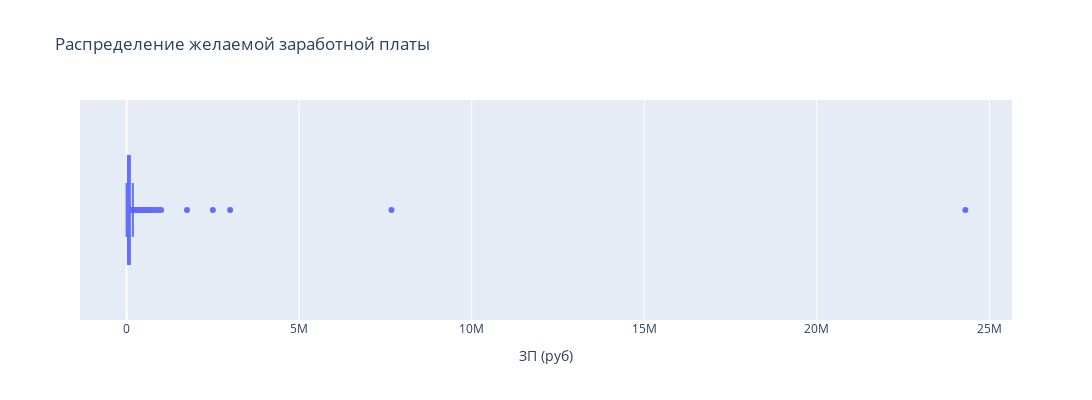

Write notebook code for a chart like this one.
### Code cell
# дополнительно, для интерактивного взаимодейсвтия, построим коробчатую диаграмму с помощью библиотеки Plotly Express
fig = px.box(hh_data,
             x='ЗП (руб)',
             height=400,
             width=1250,
             title='Распределение желаемой заработной платы'
             )
display(fig)

# копия в html-формате находится в папке data
fig.write_html("data/salary_plotly_box.html")

### Figure 1 — Plotly figure (JSON) as saved in the notebook; plotly's stock layout.template omitted (floating-point values rounded to 4 significant figures; data arrays with more than 128 entries replaced by an {"elided": "..."} marker saying what was removed)
{"data": [{"alignmentgroup": "True", "hovertemplate": "ЗП (руб)=%{x}<extra></extra>", "legendgroup": "", "marker": {"color": "#636efa"}, "name": "", "notched": false, "offsetgroup": "", "orientation": "h", "showlegend": false, "type": "box", "x": {"elided": "44744 float values"}, "x0": " ", "xaxis": "x", "y0": " ", "yaxis": "y"}], "layout": {"boxmode": "group", "height": 400, "legend": {"tracegroupgap": 0}, "title": {"text": "Распределение желаемой заработной платы"}, "width": 1250, "xaxis": {"anchor": "y", "domain": [0, 1], "title": {"text": "ЗП (руб)"}}, "yaxis": {"anchor": "x", "domain": [0, 1]}}}
